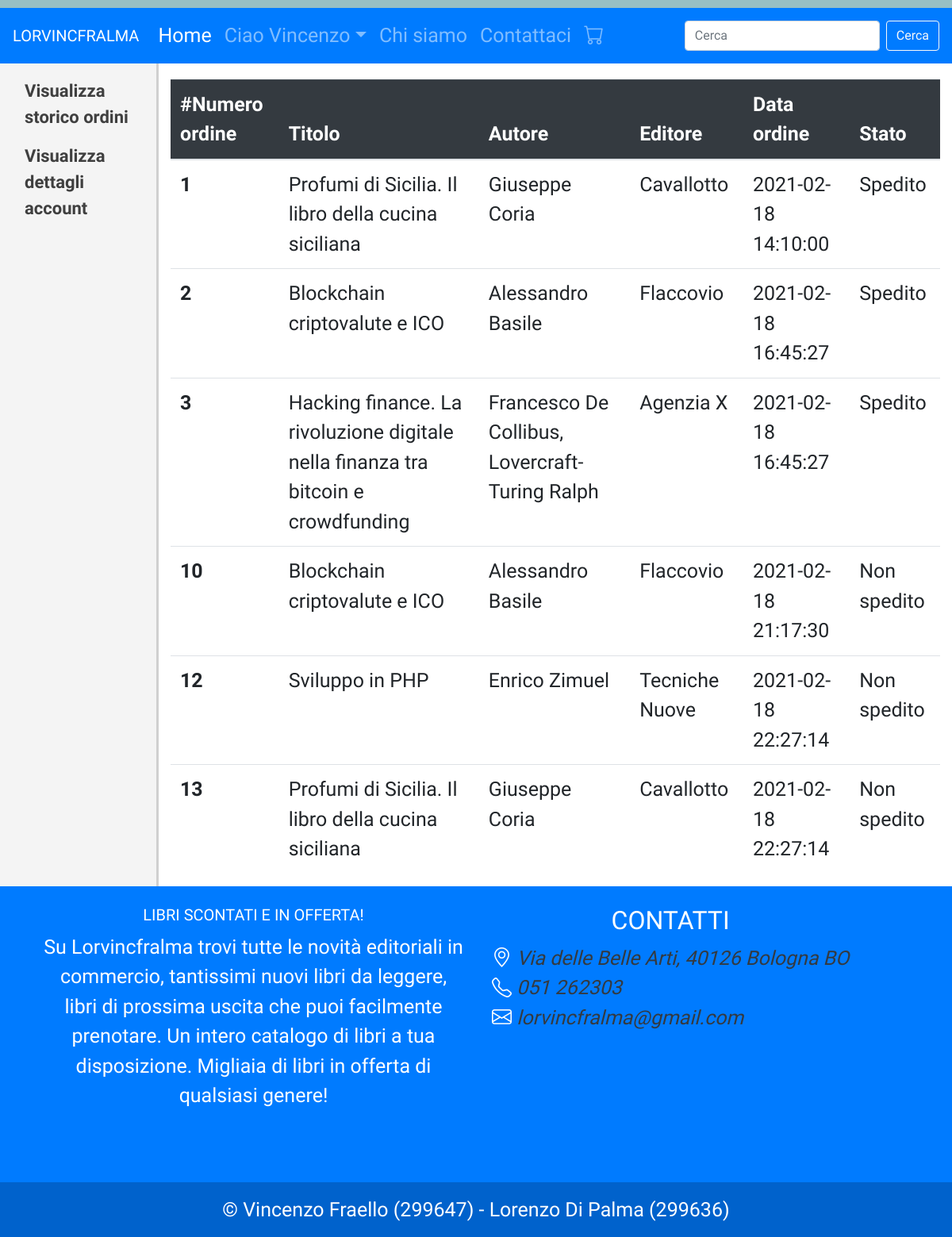
Page /profile.php?viewOrders=true (signed in) on the committed database.
### tables this page shows
CREATE TABLE `ordine` (
  `IDOrdine` int(11) NOT NULL,
  `IDCli` int(11) NOT NULL,
  `IDL` int(11) NOT NULL,
  `Quantita` int(11) NOT NULL,
  `Spedito` tinyint(1) NOT NULL DEFAULT '0',
  `DataOrdine` timestamp NOT NULL DEFAULT CURRENT_TIMESTAMP,
  `Totale` float NOT NULL
);

CREATE TABLE `libro` (
  `IDLibro` int(11) NOT NULL,
  `Titolo` varchar(255) NOT NULL,
  `Autore` varchar(255) NOT NULL,
  `Editore` varchar(255) NOT NULL,
  `AnnoPubblicazione` year(4) NOT NULL,
  `Descrizione` text NOT NULL,
  `ImmagineCopertina` varchar(255) NOT NULL,
  `CodiceFormato` int(11) NOT NULL,
  `Prezzo` float NOT NULL,
  `Quantita` int(11) NOT NULL,
  `Pagine` int(11) NOT NULL,
  `CodiceLingua` int(11) NOT NULL,
  `CodiceGenere` int(11) NOT NULL
);

### includes/functions.inc.php (called while the page is built, shortened)
<?php
    function viewOrders($conn, $ID) {
        $sql = "SELECT O.IDOrdine, O.Spedito, O.DataOrdine, O.Totale, O.Quantita, Titolo, Autore,
                       Editore, AnnoPubblicazione, Descrizione, NomeFormato, Prezzo, Pagine, NomeLingua, NomeGenere
                FROM Ordine AS O, Libro, Formato, Genere, Lingua
                WHERE IDCli = ?
                AND IDL = IDLibro
                AND CodiceGenere = IDGenere
                AND CodiceFormato = IDFormato
                AND CodiceLingua = IDLingua
                ORDER BY O.IDOrdine;";
        $stmt = mysqli_stmt_init($conn);
        if(!mysqli_stmt_prepare($stmt, $sql)) {
            header("location: ../login.php?error=stmtfailed");
            exit();
        }
        mysqli_stmt_bind_param($stmt, "s", $ID);
        mysqli_stmt_execute($stmt);
        $resultData = mysqli_stmt_get_result($stmt);
        return $resultData;
    }
?>

### profile.php (the view, shortened to what this page needs)
<?php
    if(isset($_SESSION["Email"])) {
        require_once 'includes/dbh.inc.php';
        require_once 'includes/functions.inc.php';
        include_once 'header.php';
?>
<div class="container-fluid">
    <div class="row">
        <div class="col-sm-2 sideBar">
            <ul class="nav flex-column" style="margin-top: 10px;">
                <li class="nav-item">
                    <a class="nav-link sideBarText" href="profile.php?viewOrders=true">
                        Visualizza storico ordini
                    </a>
                </li>
                <li class="nav-item">
                    <a class="nav-link sideBarText" href="profile.php?viewDetails=true">
                        Visualizza dettagli account
                    </a>
                </li>
            </ul>
        </div>
        <div class="col-sm-10">
            <?php
                if (isset($_GET['viewOrders'])) {
                    $ID = $_SESSION["IDCliente"];
                    $res =  viewOrders($conn, $ID);
                    echo
                    "<div class=\"table-responsive\">
                        <table class=\"table\" style=\"margin-top: 20px;\">
                            <thead class=\"table-dark\">
                                <tr>
                                    <th scope=\"col\"> #Numero ordine </th>
                                    <th scope=\"col\"> Titolo </th>
                                    <th scope=\"col\"> Autore </th>
                                    <th scope=\"col\"> Editore </th>
                                    <th scope=\"col\"> Data ordine </th>
                                    <th scope=\"col\"> Stato </th>
                                </tr>
                            </thead>
                            <tbody>";
                            while($row = mysqli_fetch_assoc($res)) {
                                echo
                                "<tr>
                                    <th scope=\"row\">" . $row["IDOrdine"] . "</th>
                                    <td>" . $row["Titolo"] . "</td>
                                    <td>" . $row["Autore"] . "</td>
                                    <td>" . $row["Editore"] . "</td>
                                    <td>" . $row["DataOrdine"] . "</td>";
                                    if($row["Spedito"] === 0) echo "<td> Non spedito </td>";
                                    else echo "<td> Spedito </td>";
                                echo
                                "</tr>";
                            }
                            echo
                            "</tbody>
                        </table>
                    </div>";
                }
            ?>
        </div>
    </div>
</div>
<?php
        include_once 'footer.php';
    }
    else {
        header("location: index.php");
        exit();
    }
?>

### header.php (shortened to what this page needs)
<?php
    echo
    '<!doctype html>
    <html lang="it">
        <head>
			<link rel="shortcut icon" href="img/logo.png"/>
            <meta charset="utf-8">
            <meta name="viewport" content="width=device-width, initial-scale=1, shrink-to-fit=no">
            <link rel="stylesheet" href="css/style.css">
            <link rel="stylesheet" href="https://cdn.jsdelivr.net/npm/bootstrap@4.6.0/dist/css/bootstrap.min.css"
>
            <link rel="preconnect" href="https://fonts.gstatic.com">
			<script type="text/javascript" src="http://code.jquery.com/jquery-1.10.0.min.js"></script>
            <link href="https://fonts.googleapis.com/css2?family=Yanone+Kaffeesatz:wght@300&display=swap" rel="stylesheet">
            <link rel="stylesheet" href="https://cdn.jsdelivr.net/npm/bootstrap-icons@1.3.0/font/bootstrap-icons.css">
            <style>
                body {
                    font-family: "Yanone Kaffeesatz", sans-serif;
                    font-size: 25px;
                }
            </style>
        </head>
        <body>
            <div class="strisciaColorata"></div>
            <nav class="navbar navbar-expand-lg navbar-dark bg-primary">
                <a class="navbar-brand" href="index.php"> LORVINCFRALMA </a>
                <button class="navbar-toggler" type="button" data-toggle="collapse" data-target="#navbarScroll"
                    aria-controls="navbarScroll" aria-expanded="false" aria-label="Toggle navigation">
                    <span class="navbar-toggler-icon"></span>
                </button>
                <div class="collapse navbar-collapse" id="navbarScroll">
                    <ul class="navbar-nav mr-auto my-2 my-lg-0 navbar-nav-scroll">
                        <li class="nav-item active">
                            <a class="nav-link" href="index.php"> Home <span class="sr-only">(current)</span></a>
                        </li>
                        <li class="nav-item dropdown">';
                            if (isset($_SESSION["Email"])) {
                                echo
                                "<a class=\"nav-link dropdown-toggle\" href=\"#\" id=\"navbarScrollingDropdown\" role=\"button\" data-toggle=\"dropdown\" aria-expanded=\"false\">
                                    Ciao " . $_SESSION["Nome"] .
                                "</a>";
                            }
                            else {
                                echo
                                "<a class=\"nav-link dropdown-toggle\" href=\"#\" id=\"navbarScrollingDropdown\" role=\"button\" data-toggle=\"dropdown\" aria-expanded=\"false\">
                                    Utente
                                </a>";
                            }
                                echo '<ul class="dropdown-menu" aria-labelledby="navbarScrollingDropdown">';
                                echo '</ul>
                        </li>
                        <li class="nav-item">
                            <a class="nav-link" href="chisiamo.php" tabindex="-1" aria-disabled="true"> Chi siamo </a>
                        </li>
                        <li class="nav-item">
                            <a class="nav-link" href="#contatti"> Contattaci </a>
                        </li>';
                        if (isset($_SESSION["Email"])) {
                            echo
                            '<li class="nav-item">
                                <a class="nav-link bi bi-cart" href="cart.php"></a>
                            </li>';
                        }
                    echo
                    '</ul>
                    <form action="search.php" method="post" class="d-flex">
                        <input required name="searchfield" class="form-control mr-2" type="search" placeholder="Cerca"
                            aria-label="Search">
                        <button name="searchbtn" class="btn btn-outline-light" type="submit"> Cerca </button>
                    </form>
                </div>
            </nav>';

### footer.php (shortened to what this page needs)
<?php
            echo
            '<footer class="bg-primary text-center text-lg-start" style="margin-top: 0px">
                <div class="container p-4">
                    <div class="row">
                        <div class="col-lg-6 col-md-12 mb-4 mb-md-0">
                            <h5 class="text-uppercase"> Libri scontati e in offerta! </h5>
                            <p>
                                Su Lorvincfralma trovi tutte le novità editoriali in commercio, tantissimi nuovi libri da leggere, libri di prossima uscita che puoi facilmente prenotare. Un intero catalogo di libri a tua disposizione. Migliaia di libri in offerta di qualsiasi genere!
                            </p>
                        </div>
                        <div style="margin-left: 20px;">
                            <h2 class="text-uppercase"> Contatti </h2>
                            <ul class="list-unstyled mb-0">
                                <li class="footerLi">
                                    <i class="bi bi-geo-alt">
                                        <a name="contatti" href="https://goo.gl/maps/RF6fg7231HP7jtCt9" target="_blank" class="text-dark">
                                            Via delle Belle Arti, 40126 Bologna BO
                                        </a>
                                    </i>
                                </li>
                                <li class="footerLi">
                                    <i class="bi bi-telephone">
                                        <a href="tel:051 262303" class="text-dark"> 051 262303 </a>
                                    </i>
                                </li>
                                <li class="footerLi">
                                    <i class="bi bi-envelope">
                                        <a href="mailto:lorvincfralma@gmail.com" class="text-dark">
                                            lorvincfralma@gmail.com
                                        </a>
                                    </i>
                                </li>
                            </ul>
                        </div>
                    </div>
                </div>
                <div class="text-center p-3" style="background-color: rgba(0, 0, 0, 0.2)">
                    © Vincenzo Fraello (299647) - Lorenzo Di Palma (299636)
                </div>
            </footer>
        </body>
    </html>';

### css/style.css (style rules this page uses)
.strisciaColorata { height: 10px; background-color: #97BFC4; }
.text-center { margin-top: 50px; color: white; }
.text-uppercase { margin-bottom: 10px; }
.footerLi { text-align: left; }
.sideBar { background-color: #f4f4f4; min-height: 700px; border-right: solid #d0d0d0; }
.sideBarText { font-size: 22px; color: #3f3f3f; font-weight: bold; }
body { background: #f5f5f5 }

### header.php (style rules this page uses)
body { font-family: "Yanone Kaffeesatz", sans-serif; font-size: 25px; }

### rows in the picture
ordine: IDOrdine "1", IDL.Titolo "Profumi di Sicilia. Il libro della cucina siciliana", IDL.Autore "Giuseppe Coria", IDL.Editore "Cavallotto", DataOrdine "2021-02-18 14:10:00", Spedito "Spedito"
ordine: IDOrdine "2", IDL.Titolo "Blockchain criptovalute e ICO", IDL.Autore "Alessandro Basile", IDL.Editore "Flaccovio", DataOrdine "2021-02-18 16:45:27", Spedito "Spedito"
ordine: IDOrdine "3", IDL.Titolo "Hacking finance. La rivoluzione digitale nella finanza tra bitcoin e crowdfunding", IDL.Autore "Francesco De Collibus, Lovercraft-Turing Ralph", IDL.Editore "Agenzia X", DataOrdine "2021-02-18 16:45:27", Spedito "Spedito"
ordine: IDOrdine "10", IDL.Titolo "Blockchain criptovalute e ICO", IDL.Autore "Alessandro Basile", IDL.Editore "Flaccovio", DataOrdine "2021-02-18 21:17:30", Spedito "Non spedito"
ordine: IDOrdine "12", IDL.Titolo "Sviluppo in PHP", IDL.Autore "Enrico Zimuel", IDL.Editore "Tecniche Nuove", DataOrdine "2021-02-18 22:27:14", Spedito "Non spedito"
ordine: IDOrdine "13", IDL.Titolo "Profumi di Sicilia. Il libro della cucina siciliana", IDL.Autore "Giuseppe Coria", IDL.Editore "Cavallotto", DataOrdine "2021-02-18 22:27:14", Spedito "Non spedito"

### other values in the picture
$_SESSION["Nome"] "Vincenzo"
